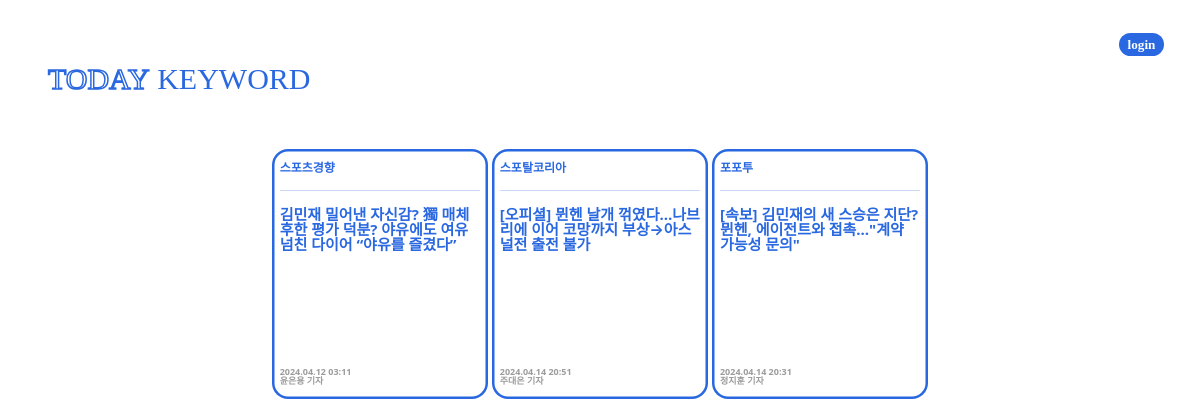
The app's page /mainpage/독일/ with its own data.
### mainpage/models.py (models this page shows)
class newsData(models.Model):
    title = models.CharField(max_length=50)
    reporter = models.CharField(max_length=10)
    company = models.CharField(max_length=10)
    datetime = models.CharField(max_length=10)
    summary = models.TextField(default=' ')
    url = models.URLField(null=True)
    keywords = models.CharField(max_length=100, null=True)

### mainpage/views.py (the view)
def newsList(request, kwRank_keyword):
    newslist_data = newsData.objects.filter(keywords__contains=kwRank_keyword)[:5]
    newslist_content = []
    for data in newslist_data:
        if data:  # newslistData가 None이 아닌 경우에만 추가
            newslist_content.append({
                'id': data.id,
                'title': data.title,
                'company': data.company,
                'reporter': data.reporter,
                'datetime': data.datetime
            })
    print(newslist_content)
    content = {
        'newslist_content': newslist_content,
        'keyword' : kwRank_keyword
    }
    return render(request, 'newslist/index.html', content)

### templates/newslist/index.html (shortened to what this page needs)
<!DOCTYPE html>
<html lang="en">
<head>
    {% load static %}
    <link rel="stylesheet" type="text/css" href="{% static 'bootstrap.min.css' %}">
</head>
<body>
    <header>
        <div class="loginBtd">
            <span class="login badge rounded-pill">login</span>
        </div>
    </header>
    <section class="title ms-5">
        <a href="{% url 'mainpage:index' %}">
            <div class="title d-flex justify-content-left">
                <span class="titleToday">TODAY&nbsp;</span>
                <span class="titleKeyword">KEYWORD</span>
            </div>
        </a>
    </section>
    <section class="newlist mt-5">
        {% for i in newslist_content %}
            <a href="{% url 'mainpage:details' keyword i.id %}">
                <div class="news blue-border badge rounded-4">
                    <div class="newspaper pt-2">{{ i.company }}</div>
                    <hr>
                    <div class="newscontent text-wrap">{{ i.title }}</div>
                    <div class="newsTimeReporter">
                        <div>{{ i.datetime }}</div>
                        <div>{{ i.reporter }}</div>
                    </div>
                </div>
            </a>
        {% endfor %}
    </section>
</body>

### templates/newslist/index.html (style rules this page uses)
header { height: 15%; margin-top: 30px; width: 97%; text-align: right; font-family: 'Pretendard-Regular'; font-size: 110%; }
.title { font-family: 'Cafe24Moyamoya-Face-v1.0'; font-size: 30px; width: 90%; }
.titleToday { color: white; -webkit-text-stroke: 1.5px #2968E0; }
.titleKeyword { color: #2968E0; }
.login { background-color: #2968E0; font-family: 'Pretendard-slim'; text-align: right; }
.newlist { width: 100%; text-align: center; }
.blue-border { box-shadow: 0 0 0 2.5px #2968E0 inset; border-color: #2968E0; color: #2968E0; width: 18%; height: 250px; text-align: left; }
.newspaper { padding-top: -15px; }
.newscontent { height: 160px; font-size: 15px; }
.newsTimeReporter { font-size: 9px; color: rgb(156, 156, 156); }
a { text-decoration: none; }

### records on screen
newsData: company "스포츠경향", title "김민재 밀어낸 자신감? 獨 매체 후한 평가 덕분? 야유에도 여유 넘친 다이어 “야유를 즐겼다”", datetime "2024.04.12 03:11", reporter "윤은용 기자"
newsData: company "스포탈코리아", title "[오피셜] 뮌헨 날개 꺾였다…나브리에 이어 코망까지 부상→아스널전 출전 불가", datetime "2024.04.14 20:51", reporter "주대은 기자"
newsData: company "포포투", title "[속보] 김민재의 새 스승은 지단? 뮌헨, 에이전트와 접촉...\"계약 가능성 문의\"", datetime "2024.04.14 20:31", reporter "정지훈 기자"
